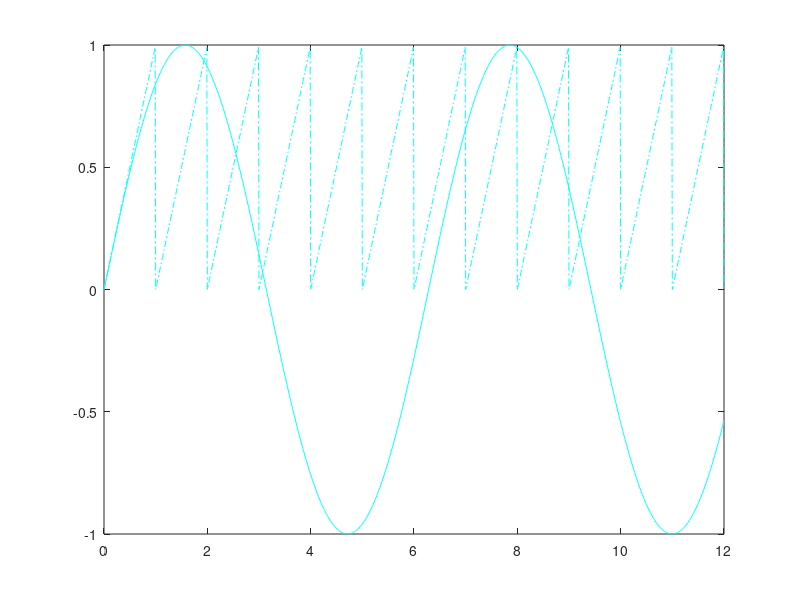

Source code (MATLAB): (Note: this script raises an error after producing the figure.)
t=0:.01:12;
XT1=sin(t);
XT2=mod(t,1);
plot(t,XT1,'c-',t,XT2,'c-.')
m1=mean(XT1);
m2=mean(XT2);
XT=[XT1-m1
    XT2-m2];
mix=[.9  .1
     .2  .8];
X=mix*XT;
[icasig,A,W] = fastica (X);
% , 'approach', 'defl'
% , 'g', 'tanh'
% , 'g', 'skew'
% , 'g', 'gauss'
[icasig] = fastica (X, 'initGuess', A, 'approach', 'defl');
minica=zeros(2,1);
minica=min(icasig,[],2);
ICA1=icasig(1,:)+minica(1);
ICA2=icasig(2,:)+minica(2);
figure;
subplot(2,3,1), plot(t,X(1,:));
subplot(2,3,4), plot(t,X(2,:));
subplot(2,3,2), plot(t,icasig(1,:));
subplot(2,3,5), plot(t,icasig(2,:));
subplot(2,3,3), plot(t,XT1);
subplot(2,3,6), plot(t,XT2);
